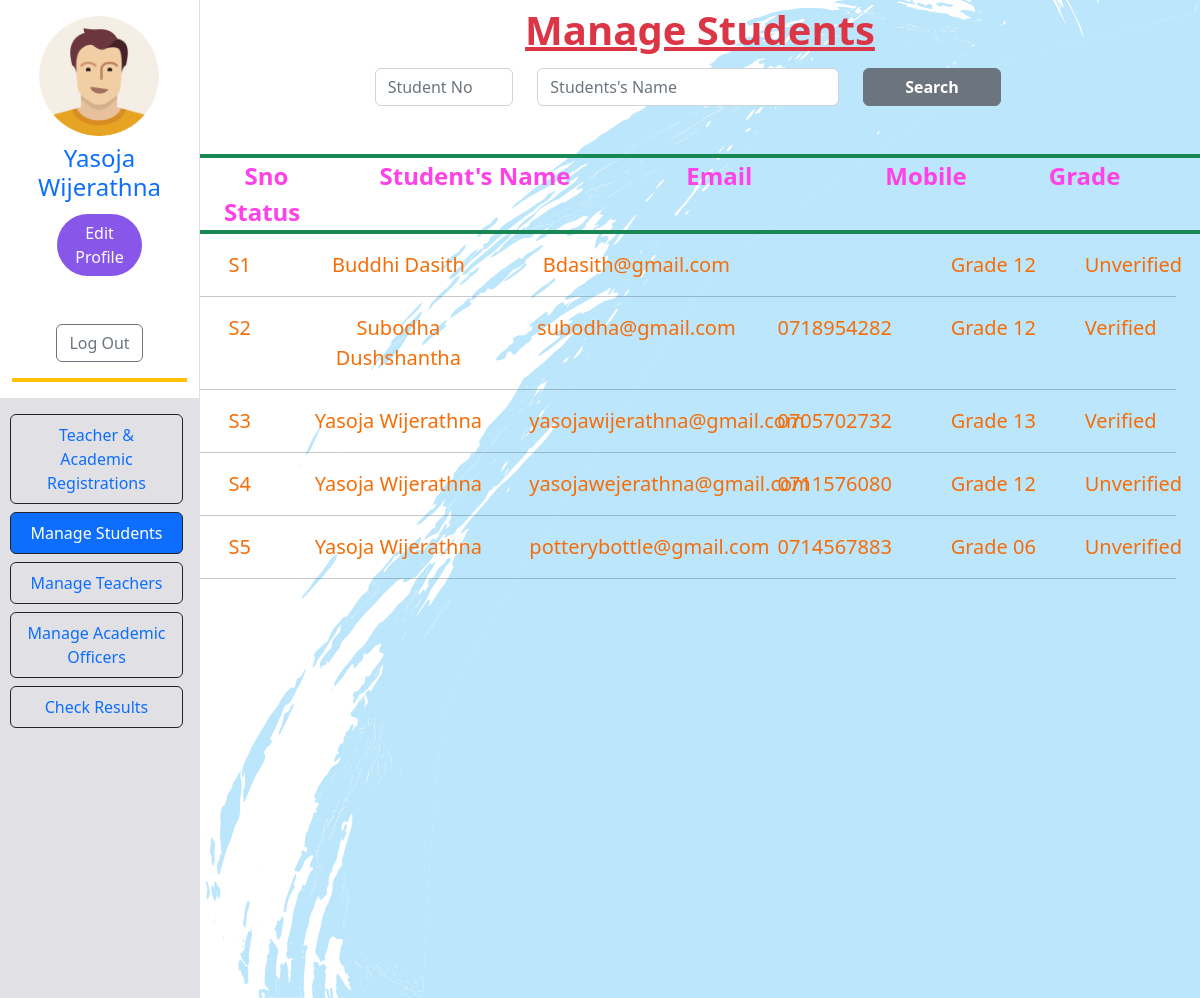
The page /studentManaging.php (signed in) on the database its author committed.
### tables this page shows
CREATE TABLE IF NOT EXISTS `admin_profile` (
  `id` int NOT NULL AUTO_INCREMENT,
  `admin_email` varchar(45) NOT NULL,
  `line1` varchar(45) DEFAULT NULL,
  `line2` varchar(45) DEFAULT NULL,
  `city_id` int NOT NULL,
  `img_path` text,
  PRIMARY KEY (`id`),
  KEY `fk_admin_profile_admin1_idx` (`admin_email`),
  KEY `fk_admin_profile_city1_idx` (`city_id`),
  CONSTRAINT `fk_admin_profile_admin1` FOREIGN KEY (`admin_email`) REFERENCES `admin` (`email`),
  CONSTRAINT `fk_admin_profile_city1` FOREIGN KEY (`city_id`) REFERENCES `city` (`id`)
);

CREATE TABLE IF NOT EXISTS `student` (
  `Sno` varchar(15) NOT NULL,
  `firstName` varchar(45) DEFAULT NULL,
  `lastName` varchar(45) DEFAULT NULL,
  `DOB` date DEFAULT NULL,
  `gender_id` int NOT NULL,
  `status_id` int NOT NULL,
  `email` varchar(70) DEFAULT NULL,
  `password` varchar(45) DEFAULT NULL,
  `otp` varchar(45) DEFAULT NULL,
  `registeredDate` date DEFAULT NULL,
  `grade_id` int NOT NULL,
  `mobile` varchar(10) DEFAULT NULL,
  PRIMARY KEY (`Sno`),
  UNIQUE KEY `email_UNIQUE` (`email`),
  UNIQUE KEY `mobile_UNIQUE` (`mobile`),
  KEY `fk_student_gender_idx` (`gender_id`),
  KEY `fk_student_status1_idx` (`status_id`),
  KEY `fk_student_grade1_idx` (`grade_id`),
  CONSTRAINT `fk_student_gender` FOREIGN KEY (`gender_id`) REFERENCES `gender` (`id`),
  CONSTRAINT `fk_student_grade1` FOREIGN KEY (`grade_id`) REFERENCES `grade` (`id`),
  CONSTRAINT `fk_student_status1` FOREIGN KEY (`status_id`) REFERENCES `status` (`id`)
);

CREATE TABLE IF NOT EXISTS `grade` (
  `id` int NOT NULL AUTO_INCREMENT,
  `grade` varchar(45) DEFAULT NULL,
  PRIMARY KEY (`id`)
);

CREATE TABLE IF NOT EXISTS `status` (
  `id` int NOT NULL AUTO_INCREMENT,
  `status` varchar(45) DEFAULT NULL,
  PRIMARY KEY (`id`)
);

### connection.php (called while the page is built, shortened)
<?php
class Database{
    public static $connection;
    public static function setUpConnection(){
        if(!isset(Database::$connection)){
            Database::$connection =new mysqli("localhost","root","colombo123","lms","3306");
        }
    }
    public static function search ($q) {
        $resultset=Database::$connection->query($q);
        return $resultset;
    }
}
?>

### studentManaging.php (the view, shortened to what this page needs)
<?php
require "connection.php";
if (isset($_SESSION["admin"])) {
?>
    <!DOCTYPE html>
    <html>
    <head>
        <link rel="stylesheet" href="bootstrap.css" />
        <link rel="stylesheet" href="https://cdn.jsdelivr.net/npm/bootstrap-icons@1.9.1/font/bootstrap-icons.css">
        <link rel="stylesheet" href="style.css" />
    </head>
    <body class="main_body2 ">
        <div class="container-fluid">
            <div class="row">
            <div class="col-12 col-lg-2 container-fluid border-end">
                    <div class="row ">
                        <div class="col-12 align-items-start   ">
                            <div class="row g-1 text-center justify-content-center ">
                                <?php
                                $imgRs = Database::search("SELECT * FROM `admin_profile` WHERE `admin_email`='" . $_SESSION["admin"]["email"] . "' ");
                                $img = $imgRs->fetch_assoc();
                                ?>
                                <div class="col-10">
                                    <img src="<?php echo ($img["img_path"]) ?>" style=" width: 120px; border-radius: 90px; margin-right: 1px; " class=" mt-3 " alt="">
                                </div>
                                <div class="col-12 mt-2">
                                    <h4 class="text-primary      fs-4   "><?php echo $_SESSION["admin"]["firstName"] . " " . $_SESSION["admin"]["lastName"]; ?></h4>
                                </div>
                                <div class="col-6">
                                    <button class="btn rounded-5 text-white" style="background-color: #8956ea;" onclick="editProfile();">Edit Profile</button>
                                </div>
                                <div class="col-12 mt-5 justify-content-center">
                                    <button class="btn btn-outline-secondary col-6" onclick="logOut();"> Log Out</button>
                                </div>
                            </div>
                            <hr class="border border-2  opacity-100 border-warning" />
                        </div>
                    </div>
                    <div class="row" style=" background-color: #E1E0E4; height:50vmax; overflow-y:hidden ;">
                        <div class="col-12 align-items-start">
                            <div class="row g-1">
                                <div class="row g-1 text-center  ">
                                    <div class="nav flex-column nav-pills me-3 mt-3" role="tablist" aria-orientation="vertical">
                                        <nav class="nav flex-column">
                                            <a class="nav-link  border border-dark" aria-current="page" href="adminPanel.php">Teacher & Academic <br>Registrations</a>
                                            <a class="nav-link active border border-dark mt-2" href="studentManaging.php">Manage Students</a>
                                            <a class="nav-link border border-dark mt-2" href="teacherManaging.php">Manage Teachers</a>
                                            <a class="nav-link border border-dark mt-2" href="academicManaging.php">Manage Academic Officers</a>
                                            <a class="nav-link border border-dark mt-2" href="checkResults.php">Check Results</a>
                                        </nav>
                                    </div>
                                </div>
                            </div>
                        </div>
                    </div>
                </div>
                <div class="col-12 col-lg-10">
                    <div class="row ">
                        <div class="col-12 text-center">
                            <label class="form-label text-danger text-decoration-underline fw-bold fs-1">Manage Students</label>
                        </div>
                        <div class="row  justify-content-center">
                            <div class="col-2">
                                <input type="text" id="tno" class="form-control" placeholder="Student No">
                            </div>
                            <div class="col-4">
                                <input type="text" id="tname" class=" form-control" placeholder="Students's Name">
                            </div>
                            <div class="col-2">
                                <button class=" btn btn-secondary fw-bold col-12" onclick="searchTeacher()">Search</button>
                            </div>
                        </div>
                        <hr class=" border border-2 opacity-100 border-success mt-5 mb-0">
                        <div class="row  justify-content-center fw-bold text-center " style="font-size: x-large; color: #FF41E8;  ">
                            <div class=" row ">
                                <div class="col " style="margin-right: 35px;" >
                                    <Span>Sno</Span>
                                </div>
                                <div class="col-3 justify-content-center" style="margin-right: 10px;">
                                    <span>Student's Name</span>
                                </div>
                                <div class="col-2 " style="margin-left: 36px;">
                                    <span>Email</span>
                                </div>
                                <div class="col-2" style="margin-left: 48px;">
                                    <span>Mobile</span>
                                </div>
                                <div class="col-2 text-center">
                                    <span>Grade</span>
                                </div>
                                <div class="col-1">
                                    <span>Status</span>
                                </div>
                            </div>
                        </div>
                        <hr class=" border border-2 opacity-100 border-success mt-0">
                        <div class="row " id="viewArea">
                            <?php
                            $studentRs = Database::search("SELECT * FROM `student`
                                                       INNER JOIN `grade` ON `student`.`grade_id`=`grade`.`id`
                                                       INNER JOIN `status` ON `student`.`status_id`=`status`.`id`   ORDER BY `Sno`");
                            $studentNum = $studentRs->num_rows;
                            for ($x = 0; $x < $studentNum; $x++) {
                                $student = $studentRs->fetch_assoc();
                            ?>
                                <div ondblclick="loadStudentDetail(<?php echo $x ?>);" class="row  justify-content-center  text-center mt-0 mb-3 fs-5 " style=" color: #F66D08;  ">
                                    <div class="col-1 ">
                                        <Span id="sno<?php echo $x ?>" ><?php echo $student["Sno"] ?></Span>
                                    </div>
                                    <div class="col-3 justify-content-center">
                                        <span><?php echo $student["firstName"] . " " . $student["lastName"] ?></span>
                                    </div>
                                    <div class="col-lg-3 ">
                                        <span><?php echo $student["email"] ?></span>
                                    </div>
                                    <div class="col-2">
                                        <span><?php echo $student["mobile"] ?></span>
                                    </div>
                                    <div class="col-2">
                                        <span><?php echo $student["grade"] ?></span>
                                    </div>
                                    <div class="col-1">
                                        <span><?php echo $student["status"] ?></span>
                                    </div>
                                </div>
                                <hr>
                            <?php
                            }
                            ?>
                        </div>
                    </div>
                </div>
            </div>
        </div>
    </body>
    </html>
<?php
} else {
    echo ("You are Not a valid user");
}
?>

### style.css (style rules this page uses)
.main_body2 { background-image: url("resources/images/background-body.svg"); background-size: cover; background-position: center; background-repeat: no-repeat; }

### rows shown on the page
admin_profile: img_path (picture)
student: Sno "S1", firstName "Buddhi", lastName "Dasith", email "Bdasith@gmail.com", grade.grade "Grade 12", status.status "Unverified"
student: Sno "S2", firstName "Subodha", lastName "Dushshantha", email "subodha@gmail.com", mobile "0718954282", grade.grade "Grade 12", status.status "Verified"
student: Sno "S3", firstName "Yasoja", lastName "Wijerathna", email "yasojawijerathna@gmail.com", mobile "0705702732", grade.grade "Grade 13", status.status "Verified"
student: Sno "S4", firstName "Yasoja", lastName "Wijerathna", email "yasojawejerathna@gmail.com", mobile "0711576080", grade.grade "Grade 12", status.status "Unverified"
student: Sno "S5", firstName "Yasoja", lastName "Wijerathna", email "potterybottle@gmail.com", mobile "0714567883", grade.grade "Grade 06", status.status "Unverified"

### other values the page prints
$_SESSION["admin"]["firstName"] "Yasoja"
$_SESSION["admin"]["lastName"] "Wijerathna"
